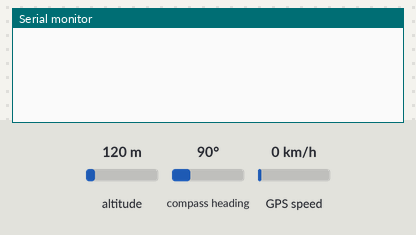
Recording of a sketch running on a simulated Arduino Uno, built with avr-gcc and run on an emulated ATmega328P. Parts: the last lines printed to the serial monitor. The test bench sets the inputs (shaded band); at power-on: altitude 120 m, GPS speed 0 km/h, compass heading 90°. The GPS gets a fix after 3 s at 37.7749, -122.4194 with 8 satellites.

Above: at 1.2 s.
1.3 s: altitude set to 20 m
4.5 s: GPS speed set to 30 km/h
At 5.5 s:
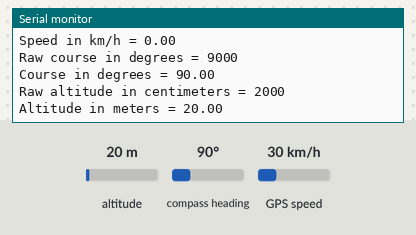
9.1 s: compass heading set to 7°
At 9.7 s:
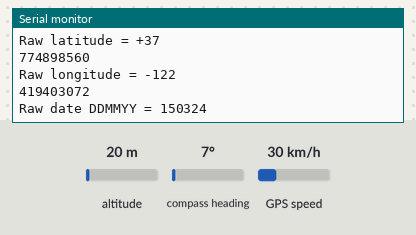
13.7 s: altitude set to 500 m
At 14.7 s:
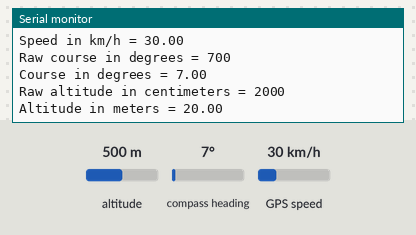
18.3 s: compass heading set to 180°
At 19.1 s:
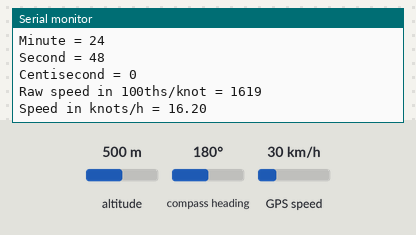
22.9 s: GPS speed set to 2 km/h
At 23.6 s:
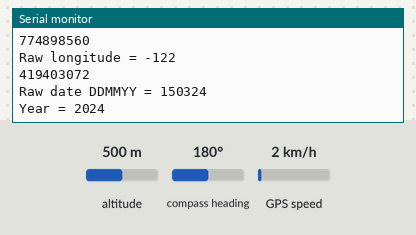
Timing chart, 0 to 25.9 s (numbered marks = the images above; inputs shaded):
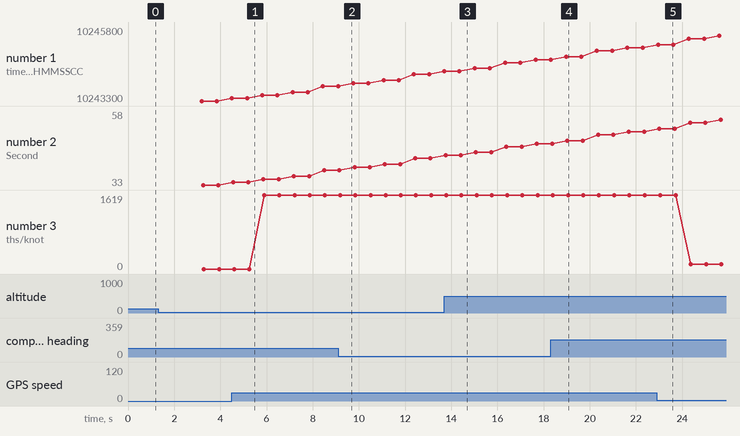

Measured:
- plotted number 1: 10243800 → 10244300 after the input at 9.1 s
- plotted number 3: 0 → 1619 after the input at 4.5 s, 1619 → 107 after the input at 22.9 s

The sketch:

Test_GPS.ino
```cpp
/*
   Rui Santos
   Complete Project Details https://randomnerdtutorials.com

   Based on the example TinyGPS++ from arduiniana.org

*/

#include <TinyGPS++.h>
#include <SoftwareSerial.h>

static const int RXPin = 4, TXPin = 5;
static const uint32_t GPSBaud = 9600;

// The TinyGPS++ object
TinyGPSPlus gps;

// The serial connection to the GPS device
SoftwareSerial ss(RXPin, TXPin);

void setup() {
  Serial.begin(9600);
  ss.begin(GPSBaud);
}

void loop() {
  // This sketch displays information every time a new sentence is correctly encoded.
  while (ss.available() > 0) {
    gps.encode(ss.read());
    if (gps.location.isUpdated()) {
      // Latitude in degrees (double)
      Serial.print("Latitude= ");
      Serial.print(gps.location.lat(), 6);
      // Longitude in degrees (double)
      Serial.print(" Longitude= ");
      Serial.println(gps.location.lng(), 6);

      // Raw latitude in whole degrees
      Serial.print("Raw latitude = ");
      Serial.print(gps.location.rawLat().negative ? "-" : "+");
      Serial.println(gps.location.rawLat().deg);
      // ... and billionths (u16/u32)
      Serial.println(gps.location.rawLat().billionths);

      // Raw longitude in whole degrees
      Serial.print("Raw longitude = ");
      Serial.print(gps.location.rawLng().negative ? "-" : "+");
      Serial.println(gps.location.rawLng().deg);
      // ... and billionths (u16/u32)
      Serial.println(gps.location.rawLng().billionths);

      // Raw date in DDMMYY format (u32)
      Serial.print("Raw date DDMMYY = ");
      Serial.println(gps.date.value());

      // Year (2000+) (u16)
      Serial.print("Year = ");
      Serial.println(gps.date.year());
      // Month (1-12) (u8)
      Serial.print("Month = ");
      Serial.println(gps.date.month());
      // Day (1-31) (u8)
      Serial.print("Day = ");
      Serial.println(gps.date.day());

      // Raw time in HHMMSSCC format (u32)
      Serial.print("Raw time in HHMMSSCC = ");
      Serial.println(gps.time.value());

      // Hour (0-23) (u8)
      Serial.print("Hour = ");
      Serial.println(gps.time.hour());
      // Minute (0-59) (u8)
      Serial.print("Minute = ");
      Serial.println(gps.time.minute());
      // Second (0-59) (u8)
      Serial.print("Second = ");
      Serial.println(gps.time.second());
      // 100ths of a second (0-99) (u8)
      Serial.print("Centisecond = ");
      Serial.println(gps.time.centisecond());

      // Raw speed in 100ths of a knot (i32)
      Serial.print("Raw speed in 100ths/knot = ");
      Serial.println(gps.speed.value());
      // Speed in knots (double)
      Serial.print("Speed in knots/h = ");
      Serial.println(gps.speed.knots());
      // Speed in miles per hour (double)
      Serial.print("Speed in miles/h = ");
      Serial.println(gps.speed.mph());
      // Speed in meters per second (double)
      Serial.print("Speed in m/s = ");
      Serial.println(gps.speed.mps());
      // Speed in kilometers per hour (double)
      Serial.print("Speed in km/h = ");
      Serial.println(gps.speed.kmph());

      // Raw course in 100ths of a degree (i32)
      Serial.print("Raw course in degrees = ");
      Serial.println(gps.course.value());
      // Course in degrees (double)
      Serial.print("Course in degrees = ");
      Serial.println(gps.course.deg());

      // Raw altitude in centimeters (i32)
      Serial.print("Raw altitude in centimeters = ");
      Serial.println(gps.altitude.value());
      // Altitude in meters (double)
      Serial.print("Altitude in meters = ");
      Serial.println(gps.altitude.meters());
      // Altitude in miles (double)
      Serial.print("Altitude in miles = ");
      Serial.println(gps.altitude.miles());
      // Altitude in kilometers (double)
      Serial.print("Altitude in kilometers = ");
      Serial.println(gps.altitude.kilometers());
      // Altitude in feet (double)
      Serial.print("Altitude in feet = ");
      Serial.println(gps.altitude.feet());

      // Number of satellites in use (u32)
      Serial.print("Number os satellites in use = ");
      Serial.println(gps.satellites.value());

      // Horizontal Dim. of Precision (100ths-i32)
      Serial.print("HDOP = ");
      Serial.println(gps.hdop.value());
    }
  }
}
```
